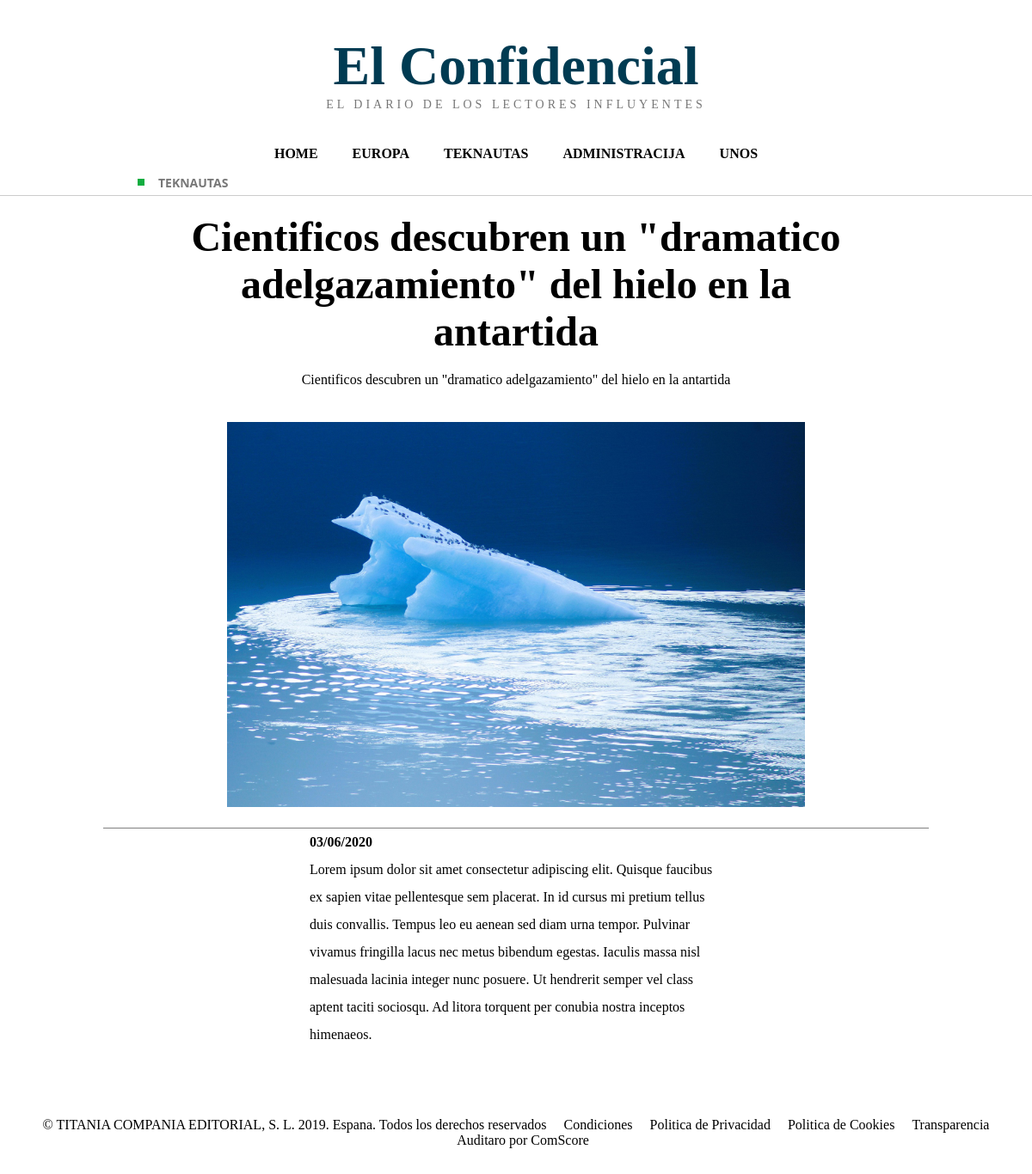
The app's page /clanak.php?id=44 with its own data.
### tables this page shows
CREATE TABLE `vijesti` (
  `id` int(11) NOT NULL,
  `datum` date NOT NULL,
  `naslov` varchar(255) NOT NULL,
  `sazetak` text NOT NULL,
  `tekst` text NOT NULL,
  `slika` varchar(255) NOT NULL DEFAULT 'placeholder.jpg',
  `kategorija` varchar(50) NOT NULL,
  `arhiva` tinyint(1) NOT NULL DEFAULT 0,
  `vrijeme` time NOT NULL
);

### clanak.php (the view, shortened to what this page needs)
<?php
 require 'connection.php';
 $id = isset($_GET["id"]) ? (int)$_GET["id"] : 0;
    $stmt = mysqli_prepare($dbc, "SELECT * FROM vijesti WHERE id = ? and arhiva = 0");
    mysqli_stmt_bind_param($stmt, "i", $id);
    mysqli_stmt_execute($stmt);
    $result = mysqli_stmt_get_result($stmt);
    $row = mysqli_fetch_assoc($result);
?>
<!DOCTYPE html>
<html lang="hr">
<head>
    <link rel="stylesheet" href="style.css" type="text/css">
</head>
<body>
    <header>
        <h1>El Confidencial</h1>
        <p>EL DIARIO DE LOS LECTORES INFLUYENTES</p>
        <?php include 'navigation.php'?>
        <?php
            if($row["kategorija"] == "europa"){
                echo '<p id="clanEu">EUROPA</p>';
            }else{
                echo '<p id="clanTeh">TEKNAUTAS</p>';
            }
        ?>
    </header>
    <div class="clanOutline">
    <?php
        echo '<h2 class="clanNaslov">'. $row["naslov"] .'</h2>
            <p>' .$row["sazetak"] .' </p>
            <img src="img/'.$row["slika"] .'" id="clanSlika">';
    ?>
    </div>
    <main class="container2">
        <?php
        echo '<p><strong>'. substr($row["datum"],8,2) . '/'. substr($row["datum"],5,2) . '/'. substr($row["datum"],0,4) . '</strong></p>';
        $text = trim($row["tekst"]);
        $paragraph = preg_split('/\R\R+/', $text);
         foreach ($paragraph as $p) {
        echo '<p>' . nl2br(htmlspecialchars(trim($p))) . '</p>';
        }
        ?>
    </main>
    <?php include 'footer.php'?>
</body>
</html>

### style.css (style rules this page uses)
* { margin:0; padding:0; box-sizing:border-box; }
body { font-family: Georgia, serif; background:#ffffff; }
header { text-align:center; padding:40px 0 20px; background:white; padding-bottom: 0px; border-bottom:1px solid #ccc; }
header h1 { font-size:64px; color:#003b52; }
header p { color:#777; letter-spacing:4px; font-size:14px; }
#clanTeh { font-family: 'Segoe UI', Tahoma, Geneva, Verdana, sans-serif; letter-spacing: normal; font-weight: bold; padding-left: 10rem; margin-bottom: 5px; display: flex; }
#clanTeh::before { margin-top: 5px; content: ""; width: 8px; height: 8px; background-color: #11ad40; margin-right: 1rem; display: block; }
.clanNaslov { text-align: center; font-size: 48px; width: 80%; margin: 0 auto; }
.clanOutline { text-align: center; width: 80%; margin: 0 auto; border-bottom: 1px solid grey; }
.clanOutline img { width:70%; margin: 20px auto; }
.clanOutline p { margin: 20px auto; width: 60%; }
.clanOutline h2 { margin: 20px auto; }
.container2 { width:40%; margin:0 auto; }
.container2 p { line-height: 2; }

### records on screen
vijesti: naslov "Cientificos descubren un \"dramatico adelgazamiento\" del hielo en la antartida", sazetak "Cientificos descubren un \"dramatico adelgazamiento\" del hielo en la antartida", slika (picture), datum "03", datum "06", datum "2020", tekst "Lorem ipsum dolor sit amet consectetur adipiscing elit. Quisque faucibus ex sapien vitae pellentesque sem placerat. In id cursus mi pretium tellus duis convallis. Tempus leo eu aenean sed diam urna tempor. Pulvinar vivamus fringilla lacus nec metus bibendum egestas. Iaculis massa nisl malesuada lacinia integer nunc posuere. Ut hendrerit semper vel class aptent taciti sociosqu. Ad litora torquent per conubia nostra inceptos himenaeos."
